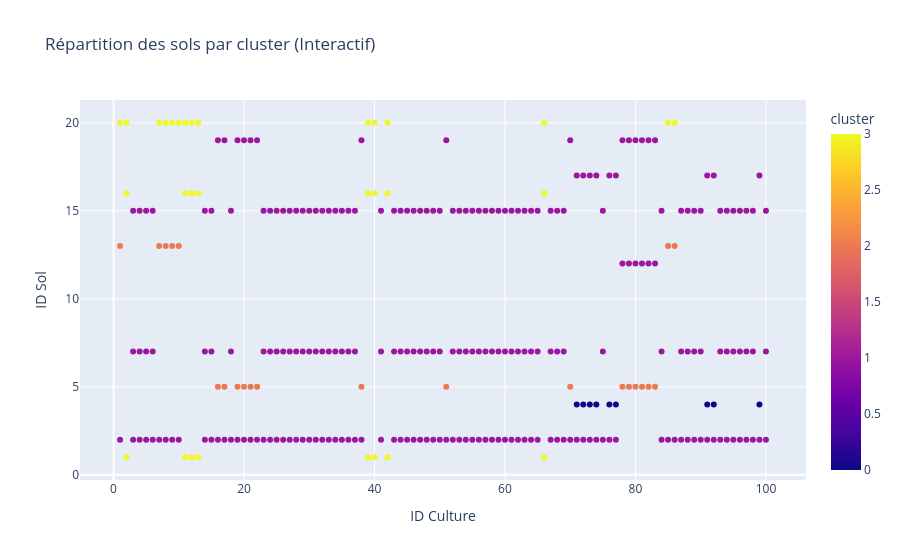

Notebook code for this chart:
### Markdown cell above
Clustering fruits/legumes selon type de sol (M)

### Code cell
import pandas as pd
import numpy as np
import matplotlib.pyplot as plt
import seaborn as sns
import plotly.express as px
import plotly.io as pio
from sklearn.preprocessing import StandardScaler, OneHotEncoder
from sklearn.cluster import KMeans

# 1. UTILISATION DES DONNÉES SQL (Variables déjà en mémoire)
# On utilise 'sol' (ta table type_sol), 'culture' et 'adapter'
df_sol = sol.copy()

# 2. PRÉPARATION DES COLONNES
num_cols = ["sand_pct", "silt_pct", "clay_pct", "pH",
            "organic_matter_pct", "water_holding_capacity"]

cat_cols = ["drainage", "irrigation_frequency",
            "soil_name", "texture_class"]

# Transformation des caractères en valeurs binaires (OneHotEncoder)
encoder = OneHotEncoder(sparse_output=False)
encoded_cat = encoder.fit_transform(df_sol[cat_cols])

encoded_cat_df = pd.DataFrame(
    encoded_cat,
    columns=encoder.get_feature_names_out(cat_cols)
)

# Normalisation des valeurs numériques
scaler = StandardScaler()
scaled_num = scaler.fit_transform(df_sol[num_cols])
scaled_num_df = pd.DataFrame(scaled_num, columns=num_cols)

# Fusion pour créer la matrice X
X = pd.concat([scaled_num_df, encoded_cat_df], axis=1)

# 3. ANALYSE DU NOMBRE DE CLUSTERS (Elbow Method)
inertia = []
for k in range(1, 10):
    km = KMeans(n_clusters=k, random_state=42, n_init=10)
    km.fit(X)
    inertia.append(km.inertia_)

plt.figure(figsize=(8, 4))
plt.plot(range(1, 10), inertia, marker='o')
plt.xlabel("Nombre de clusters")
plt.ylabel("Inertie")
plt.title("Optimisation des Clusters (Sols)")
plt.show()

# 4. K-MEANS ET CLUSTERING
kmeans = KMeans(n_clusters=4, random_state=42, n_init=10)
df_sol["cluster"] = kmeans.fit_predict(X)

# Création du tableau des sols clusterisés
soil_clusters = df_sol[["soil_id", "soil_name", "cluster"]].sort_values("cluster")

# 5. FUSION FINALE (Sols + Adaptations + Cultures)
# On lie tes tables SQL : soil_clusters -> adapter -> culture
sols_adapte = soil_clusters.merge(adapter, on="soil_id", how="left")
fusion_finale = sols_adapte.merge(culture, on="id_culture", how="left")

# Enregistrement
fusion_finale.to_csv("clusters_sol.csv", index=False)
print("Fichier CSV créé : clusters_sol.csv")

# 6. VISUALISATIONS JOLIES
# Graphique interactif Plotly
fig = px.scatter(
    fusion_finale,
    x='id_culture',
    y='soil_id',
    color='cluster',
    # Correction ici : 'type_culture' au lieu de 'type'
    hover_data=['soil_name', 'nom_culture', 'type_culture'],
    title="Répartition des sols par cluster (Interactif)",
    labels={'id_culture':'ID Culture', 'soil_id':'ID Sol'}
)
fig.show()

# Barplot Seaborn
plt.figure(figsize=(8,5))
cluster_counts = fusion_finale['cluster'].value_counts().sort_index()
sns.barplot(x=cluster_counts.index, y=cluster_counts.values, palette="Set2")
plt.xlabel("Cluster")
plt.ylabel("Nombre de sols")
plt.title("Nombre de sols par cluster")
plt.show()

# Affichage par groupe
for cluster_id in sorted(fusion_finale['cluster'].unique()):
    print(f"\n=== Cluster {cluster_id} ===")
    print(fusion_finale[fusion_finale['cluster'] == cluster_id][['soil_name', 'nom_culture']].head())

### Figure 1 — Plotly figure (JSON) as saved in the notebook; plotly's stock layout.template omitted (floating-point values rounded to 4 significant figures; data arrays with more than 128 entries replaced by an {"elided": "..."} marker saying what was removed)
{"data": [{"customdata": {"elided": "308x3 str values"}, "hovertemplate": "ID Culture=%{x}<br>ID Sol=%{y}<br>soil_name=%{customdata[0]}<br>nom_culture=%{customdata[1]}<br>type_culture=%{customdata[2]}<br>cluster=%{marker.color}<extra></extra>", "legendgroup": "", "marker": {"color": {"elided": "308 int values"}, "coloraxis": "coloraxis", "symbol": "circle"}, "mode": "markers", "name": "", "orientation": "v", "showlegend": false, "type": "scatter", "x": {"elided": "308 float values"}, "xaxis": "x", "y": {"elided": "308 int values"}, "yaxis": "y"}], "layout": {"coloraxis": {"colorbar": {"title": {"text": "cluster"}}, "colorscale": [[0, "#0d0887"], [0.1111, "#46039f"], [0.2222, "#7201a8"], [0.3333, "#9c179e"], [0.4444, "#bd3786"], [0.5556, "#d8576b"], [0.6667, "#ed7953"], [0.7778, "#fb9f3a"], [0.8889, "#fdca26"], [1, "#f0f921"]]}, "legend": {"tracegroupgap": 0}, "title": {"text": "Répartition des sols par cluster (Interactif)"}, "xaxis": {"anchor": "y", "domain": [0, 1], "title": {"text": "ID Culture"}}, "yaxis": {"anchor": "x", "domain": [0, 1], "title": {"text": "ID Sol"}}}}
